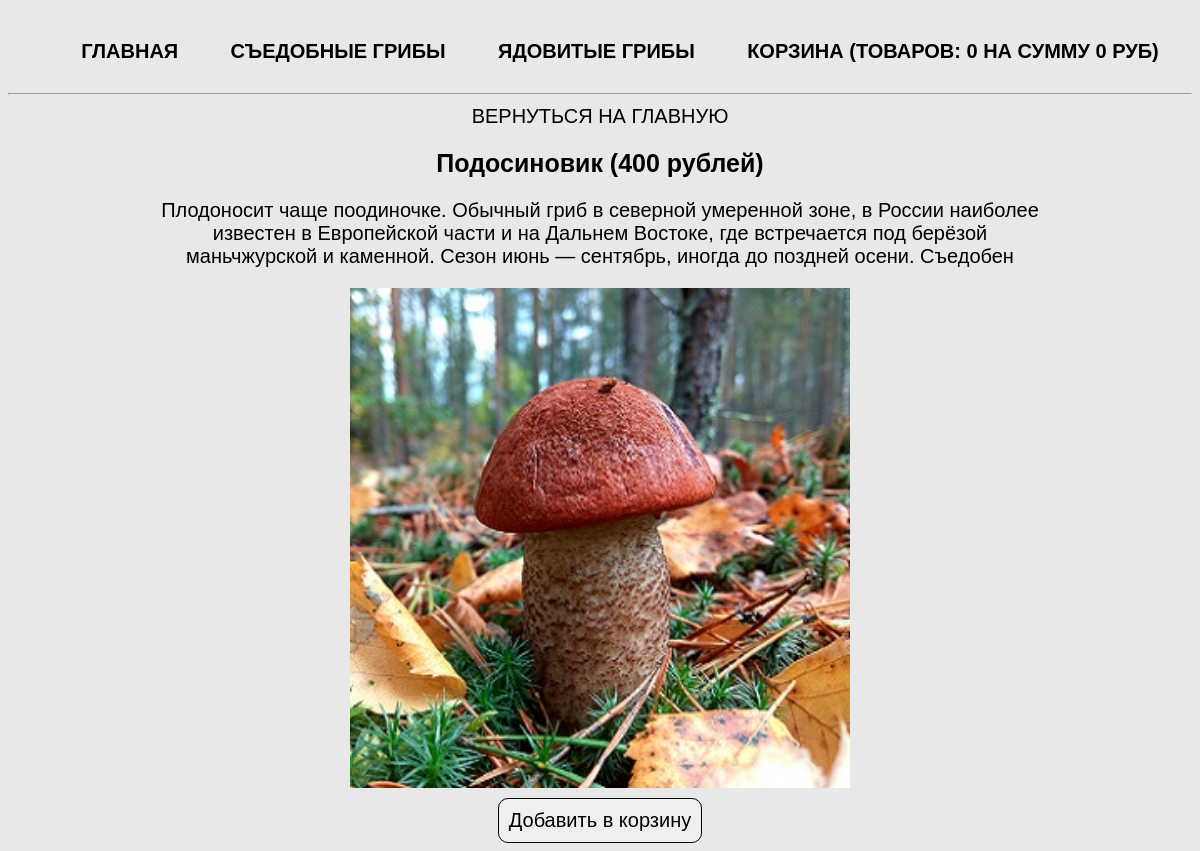
/product.php?product=leccinum, run on the app's committed database.
### tables this page shows
CREATE TABLE `cats` (
  `id` int(11) NOT NULL,
  `name` varchar(50) NOT NULL,
  `rus_name` varchar(50) NOT NULL
);

CREATE TABLE `products` (
  `id` int(11) NOT NULL,
  `title` varchar(50) NOT NULL,
  `cat` varchar(50) NOT NULL,
  `price` int(11) NOT NULL,
  `rus_name` varchar(50) NOT NULL,
  `img` varchar(50) NOT NULL,
  `descr` text NOT NULL
);

### product.php (the view, shortened to what this page needs)
<?php
require_once 'db/db.php';
if (isset($_GET['product'])) {
  $currentProduct = $_GET['product'];
  $product = $connect->query("SELECT * FROM products WHERE title='$currentProduct'");
  $product = $product->fetch(PDO::FETCH_ASSOC);
  require_once 'parts/header.php';
}
?>
<div class="product-card">
  <a href="index.php">Вернуться на главную</a>
  <h2><? echo $product['rus_name'];?> (<? echo $product['price'];?> рублей)</h2>
  <div class="descr"><? echo $product['descr'];?></div>
  <img width="300" src="img/<? echo $product['img'];?>" alt="<? echo $product['rus_name'];?>" title="<? echo $product['rus_name'];?>">
  <?php require_once 'parts/add-form.php'; ?>
</div>

### parts/header.php (shortened to what this page needs)
<?php
require_once 'db/db.php';
$cats = $connect->query("SELECT * FROM cats");
$cats = $cats->fetchAll(PDO::FETCH_ASSOC);
?>
<!doctype html>
<html lang="ru">
<head>
    <link rel="stylesheet" href="css/style.css">
</head>
<body>
<nav>
  <ul>
    <li><a href="index.php">Главная</a></li>
    <? foreach ($cats as $cat) { ?>
    <li><a href="index.php?cat=<? echo $cat['name']; ?>"><? echo $cat['rus_name'];?></a></li>
    <? } ?>
    <li><a href="cart.php">Корзина (Товаров: <? echo $_SESSION['totalQuantity'] ? : 0 ; ?> на сумму <?=$_SESSION['totalPrice'] ? : 0 ; ?> руб)</a></li>
  </ul>
</nav>
<hr>

### css/style.css (style rules this page uses)
* { font-family: 'Arial', sans-serif; font-size: 20px; }
body { margin-top: 20px; background-color: #e8e8e8; }
a { text-decoration: none; text-transform: uppercase; color: #000000; -webkit-transition: all .3s; -moz-transition: all .3s; -ms-transition: all .3s; -o-transition: all .3s; transition: all .3s; }
h2 { font-size: 25px; }
img { width: 100%; }
.main, nav { width: 1170px; margin: auto; display: flex; flex-wrap: wrap; justify-content: space-around; }
nav ul { display: flex; list-style: none; width: 100%; justify-content: space-around; font-weight: 700; }
.cart, .product-card { text-align: center; width: 900px; margin: auto; }
.descr { margin-bottom: 20px; }
.product-card img { width: 500px; }

### data on the page
cats: rus_name "СЪЕДОБНЫЕ ГРИБЫ"
cats: rus_name "ЯДОВИТЫЕ ГРИБЫ"
products: rus_name "Подосиновик", price "400", descr "Плодоносит чаще поодиночке. Обычный гриб в северной умеренной зоне, в России наиболее известен в Европейской части и на Дальнем Востоке, где встречается под берёзой маньчжурской и каменной. Сезон июнь — сентябрь, иногда до поздней осени. Съедобен", img (picture)

### other printed values
$_SESSION['totalQuantity'] ? : 0 "0"
$_SESSION['totalPrice'] ? : 0 "0"
